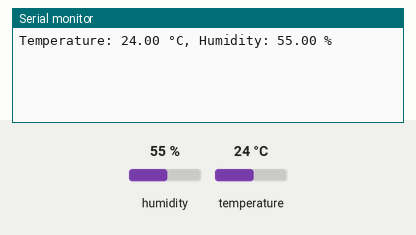
Recording of a sketch running on a simulated ESP8266 (NodeMCU). Parts: the last lines printed to the serial monitor. Inputs (shaded band) come from the test bench; at power-on: humidity 55 %, temperature 24 °C. WiFi joins after 1.5 s; servers stay silent unless stated.

Above: at 3.0 s.
3.1 s: humidity set to 22 %
At 6.3 s:
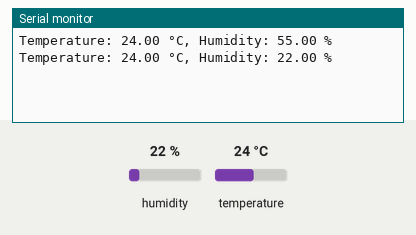
6.9 s: temperature set to 12 °C
At 8.3 s:
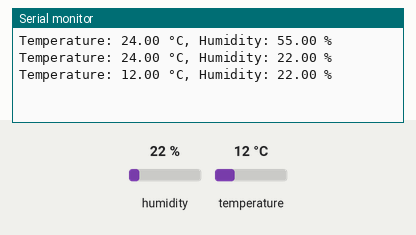
10.7 s: humidity set to 40 %
At 11.4 s:
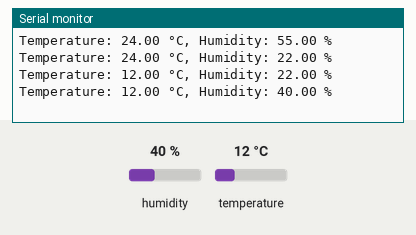
Timing chart, 0 to 13.7 s (numbered marks = the images above; inputs shaded):
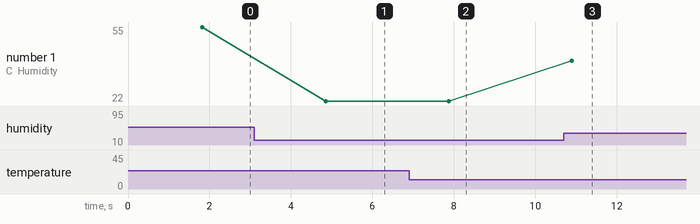

Measured:
- after the input at 3.1 s, the serial monitor: prints a new line after 1.8 s (image 1)
- after the input at 6.9 s, the serial monitor: prints a new line after 0.98 s (image 2)
- after the input at 10.7 s, the serial monitor: prints a new line after 0.20 s (image 3)
- plotted number 1: 55 → 22 after the input at 3.1 s, 22 → 40 after the input at 10.7 s

The sketch:

blynk_temp_humidity.ino
```cpp
#define BLYNK_PRINT Serial

#define BLYNK_TEMPLATE_ID "TMPL3iyMqOU3q"
#define BLYNK_TEMPLATE_NAME "Temperature and Humidity"
#define BLYNK_AUTH_TOKEN "8qeecRJdYg3joI6fihVTFOmyhPYx7e-g"

#include <ESP8266WiFi.h>
#include <BlynkSimpleEsp8266.h>
#include <DHT.h>

// Your WiFi credentials
//Set password to "" for open networks.
char ssid[] = "MotorolaArnob";
char pass[] = "19421942";

// DHT sensor settings
#define DHTPIN D4          // Pin where the DHT sensor is connected
#define DHTTYPE DHT11      // DHT11 or DHT22

DHT dht(DHTPIN, DHTTYPE);  // Create the DHT object

void setup() {
  // Debug console
  Serial.begin(115200);
  dht.begin();
  Blynk.begin(BLYNK_AUTH_TOKEN, ssid, pass);
}

void loop()
  {
  Blynk.run();
  float humidity = dht.readHumidity();
  float temperature = dht.readTemperature();

  if (isnan(humidity) || isnan(temperature))
  {
    Serial.println("Failed to read from DHT sensor!");
    return;
  }

  Serial.print("Temperature: ");
  Serial.print(temperature);
  Serial.print(" °C, Humidity: ");
  Serial.print(humidity);
  Serial.println(" %");

  Blynk.virtualWrite(V0, humidity);
  Blynk.virtualWrite(V1, temperature);

  delay(3000); // Update every 3 seconds
}
```
